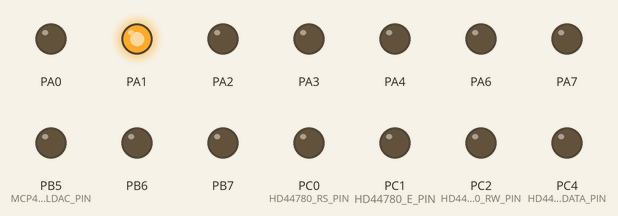
This program was run on a simulated ATmega128, built with avr-gcc and emulated at 10 MHz. On the bench: output pins drawn as LEDs (lit = HIGH). Pins used as bus, display or sensor lines are not drawn.

Above: at 1.0 s.
At 3.0 s:
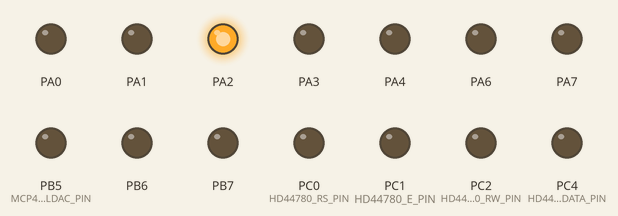
At 5.0 s:
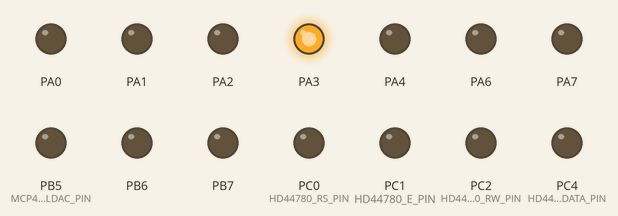
At 7.0 s:
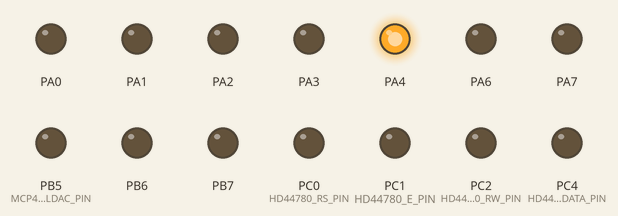
At 9.0 s:
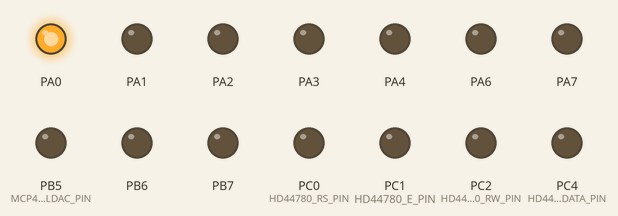
Timing chart, 0 to 13.0 s (numbered marks = the images above):
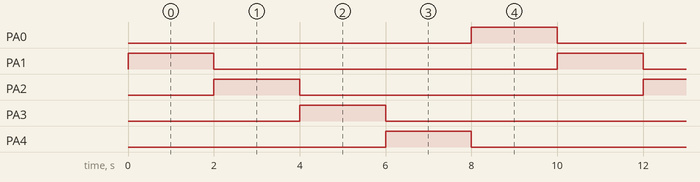

Measured:
- by itself, PA0–4: alternates HIGH for 2.0 s and LOW for 8.0 s
- by itself, everything shown: repeats every 10.0 s, in 5 steps

The program:

SPI_DAC_Example.c
```c
/*
 * SPI_DAC_Example.c
 *
 * Created: 23.10.2011 18:28:15
 *  Edited: 28.07.2015 01:13:12
 *  Author: Denis Vasilkovsky
 *
 *   About: Пример взаимодействия с внейшней микросхемой ЦАП MCP4921 по
 *          интерфейсу SPI. МК последовательно устанавливает 5 разных значений
 *          напряжения с интервалом в 2 секунды. Чтобы добавить немного интерактивчика
 *          дополнительно загораются светодиоды PA-PA5.
 *
 *    Note: На плате должны быть включены переключатели DAC-CS, DAC-LD, MOSI, SCK.
 */

#include <avr/io.h>
#define F_CPU 10000000UL
#include <util/delay.h>
#include "spi.h"
#include "mcp492x.h"

int main(void)
{
	int t = 0;
    DDRB = 0xFF;

	SpiConfig_t spi_config = {
		.master = SPI_MASTER_MODE,
		.clk    = SPI_SCK_F_DIV_4,
		.mode   = SPI_MODE_00,
		.order  = SPI_DATA_ORDER_MSB_FIRST,
	};

	spi_init(&spi_config);
	spi_enable();

	mcp492x_init();
	Mcp492xConfig_t dac_config = {
		.buf     = MCP492X_BUFFER_OFF,
		.channel = MCP492X_CHANNEL_A,
		.gain    = MCP492X_OUTGAIN_1x,
		.shdn    = MCP492X_SHDN_OFF,
	};
	mcp492x_set_config(&dac_config);

	DDRC = 0xFF;
	DDRA = 0xff;
	PORTA = 1;

	while (1) {
		t += 1023;
		PORTA <<= 1;
		if (t > 4095) {
			t = 0;
			PORTA = 1;
		}
		mcp492x_write_data(t);
		_delay_ms(2000);
	}
}
```

hd44780.c
```c
/*
 * hd44780.c
 *
 * Created: 11-Aug-15 23:45:48
 *  Author: Денис Васильковский
 */

#include "hd44780.h"
#include <util/delay.h>

/* функция передачи тетрады в жки. передается
младшая тетрада входного байта */
void hd44780_putnibble(char t) {
    t <<= HD44780_DATA_PIN;
    HD44780_E_SET;
	const char port_mask1 = (1 << HD44780_DATA_PIN) - 1;
	const char port_mask2 = (1 << (HD44780_DATA_PIN + HD44780_DATA_WIDTH)) - 1;
    HD44780_DATA_PORT &=~(port_mask1 ^ port_mask2);
    HD44780_DATA_PORT |= t;
    HD44780_E_CLR;
    HD44780_PUTNIBBLE_DELAY;
}

/* функция передачи байта в жки.
char c - сам байт
char rs - переменная, указывающая что передается:
     rs = 0 - команда (устанавливается линия RS)
	 rs = 1 - данные (сбрасывается линия RS) */
void hd44780_putbyte(char c, char rs) {
	if (rs == HD44780_COMMAND)
		HD44780_RS_CLR;
	else
		HD44780_RS_SET;
	#if (HD44780_DATA_WIDTH == 4)
    hd44780_putnibble(c >> 4);
    hd44780_putnibble(c);
	#else
    HD44780_E_SET;
    HD44780_DATA_PORT = c;
    HD44780_E_CLR;
    HD44780_PUTNIBBLE_DELAY;
	#endif
}

/* функция очистки дисплея и возврата
курсора в начальную позицию*/
void hd44780_clear() {
	hd44780_putbyte(0x01, HD44780_COMMAND);
	_delay_us(1500);
}

/* функция перемещения курсора в заданную позицию
col - номер знакоместа по горизонтальной оси (от 0 до 15)
row - номер строки (0 или 1) */
void hd44780_gotoxy(char col, char row) {
	char adr = 0x40 * (row & 1) + col;
	adr |= HD44780_GOTO_CMD;
	hd44780_putbyte(adr, HD44780_COMMAND);
}

/* функция перемещения курсора в начальную
позицию (0, 0) */
void hd44780_home() {
	hd44780_putbyte(0x02, HD44780_COMMAND);
}

static void port_init() {
	const char port_mask1 = (1 << HD44780_DATA_PIN) - 1;
	const char port_mask2 = (1 << (HD44780_DATA_PIN + HD44780_DATA_WIDTH)) - 1;
	volatile unsigned char* data_ddr = &HD44780_DATA_PORT - 1;
	*data_ddr |= port_mask1 ^ port_mask2;
	HD44780_DATA_PORT &=~(port_mask1 ^ port_mask2);

	volatile unsigned char* rs_ddr = &HD44780_RS_PORT - 1;
	*rs_ddr |= 1 << HD44780_RS_PIN;
	HD44780_RS_PORT &=~(1 << HD44780_RS_PIN);

	volatile unsigned char* e_ddr = &HD44780_E_PORT - 1;
	*e_ddr |= 1 << HD44780_E_PIN;
	HD44780_E_PORT &=~(1 << HD44780_E_PIN);

	volatile unsigned char* rw_ddr = &HD44780_RW_PORT - 1;
	*rw_ddr |= 1 << HD44780_RW_PIN;
	HD44780_RW_PORT &=~(1 << HD44780_RW_PIN);
}

/* функция инициализации работы жки
в 4-битном режиме, без курсора */
void hd44780_init(Hd44780PhysicalParams_t ph,
              Hd44780OutParams_t out,
              Hd44780CursorMode_t cur) {
	port_init();
	_delay_ms(100);
	// Передача команды сброса дисплея WS0001
	HD44780_RS_CLR;
	hd44780_putnibble(0x00);
	_delay_ms(5);
	hd44780_putnibble(0x00);
	_delay_ms(5);
	hd44780_putnibble(0x00);
	_delay_ms(5);
	hd44780_putnibble(0x00);
	_delay_ms(5);
	hd44780_putnibble(0x00);
	_delay_ms(5);

	// Выбор шины, дисплея
	#if (HD44780_DATA_WIDTH == 4)
	hd44780_putnibble(ph >> 4);
	_delay_ms(4.1);
	hd44780_putnibble(ph >> 4);
	_delay_us(100);
	hd44780_putnibble(ph & 0x0f);
	// Здесь должна быть проверка флага занятости
	_delay_ms(10);
	#else
	hd44780_putbyte(ph, HD44780_COMMAND);
	_delay_ms(4.1);
	hd44780_putbyte(ph, HD44780_COMMAND);
	_delay_us(100);
	// Здесь должна быть проверка флага занятости
	_delay_ms(10);
	#endif

	// Display ON/OFF Control
	hd44780_putbyte(CursorOff, HD44780_COMMAND);
	// Здесь должна быть проверка флага занятости
	_delay_ms(10);

	// Очистка дисплея
	hd44780_clear();
	// Здесь должна быть проверка флага занятости
	_delay_ms(10);

	// Режим вывода
	hd44780_putbyte(out, HD44780_COMMAND);

	// Дополнительно: режим работы курсора
	hd44780_putbyte(cur, HD44780_COMMAND);

	// Дополнительно: возврат в координату (0, 0)
	hd44780_home();
}

void hd44780_puts(char* str) {
	while (*str) {
		hd44780_putc(*str++);
	}
}
```

hd44780.h
```c
/*
 * hd44780.h
 *
 * Created: 11-Aug-15 23:38:56
 *  Author: Денис Васильковский
 *
 *   About: Интерфейсный файл для библиотеки ЖКИ контроллера HD44780 и
 *          совместимого с ним OLED контроллера Winstar.
 *
 *    Todo: Не поддерживается режим чтения данных из дисплея.
 */


#ifndef HD44780_H_
#define HD44780_H_

#include <avr/io.h>

/* эти параметры зависят от аппаратной конфигурации */
#define HD44780_RS_PIN              PC0
#define HD44780_RS_PORT             PORTC
#define HD44780_RW_PIN              PC2
#define HD44780_RW_PORT             PORTC
#define HD44780_E_PIN               PC1
#define HD44780_E_PORT              PORTC
#define HD44780_DATA_PORT           PORTC
#define HD44780_DATA_PIN            PC4
#define HD44780_DATA_WIDTH          4

/* установка лог. "1" на линии E */
#define HD44780_E_SET             ( HD44780_E_PORT  |= (1 << HD44780_E_PIN) )
/* установка лог. "0" на линии E */
#define HD44780_E_CLR             ( HD44780_E_PORT  &=~(1 << HD44780_E_PIN) )
/* установка лог. "1" на линии RS */
#define HD44780_RS_SET            ( HD44780_RS_PORT |= (1 << HD44780_RS_PIN) )
/* установка лог. "0" на линии RS */
#define HD44780_RS_CLR            ( HD44780_RS_PORT &=~(1 << HD44780_RS_PIN) )
/* задержка на передачу данных в контроллер ЖКИ */
#define HD44780_PUTNIBBLE_DELAY     _delay_us(50)

/* макрос, указывающий функции, что
передаются команды */
#define HD44780_COMMAND             0
/* макрос, указывающий функции, что
передаются данные */
#define HD44780_DATA                1

/* типы данных, используемые для инициализации дисплея */

/* физические параметры дисплея */
#define HD44780_PHYSICAL_CMD        (1 << 5)
#define HD44780_5x8MATRIX           (0 << 2)
#define HD44780_5x10MATRIX          (1 << 2)
#define HD44780_1ROW                (0 << 3)
#define HD44780_2ROW                (1 << 3)
#define HD44780_4BIT_BUS            (0 << 4)
#define HD44780_8BIT_BUS            (1 << 4)
/* поддержка русской кодовой страницы WS0001 */
#define HD44780_RUS_FONT_TABLE      (2 << 0)
#if (HD44780_DATA_WIDTH == 4)
#define HD44780_BUS_WIDTH   HD44780_4BIT_BUS
#elif (HD44780_DATA_WIDTH == 8)
#define HD44780_BUS_WIDTH   HD44780_8BIT_BUS
#else
#error Unsupported data bus width
#endif

typedef enum {
	Phys1Row5x8  = HD44780_PHYSICAL_CMD | HD44780_BUS_WIDTH | HD44780_1ROW | HD44780_5x8MATRIX  | HD44780_RUS_FONT_TABLE,
	Phys1Row5x10 = HD44780_PHYSICAL_CMD | HD44780_BUS_WIDTH | HD44780_1ROW | HD44780_5x10MATRIX | HD44780_RUS_FONT_TABLE,
	Phys2Row5x8  = HD44780_PHYSICAL_CMD | HD44780_BUS_WIDTH | HD44780_2ROW | HD44780_5x8MATRIX  | HD44780_RUS_FONT_TABLE,
	Phys2Row5x10 = HD44780_PHYSICAL_CMD | HD44780_BUS_WIDTH | HD44780_2ROW | HD44780_5x10MATRIX | HD44780_RUS_FONT_TABLE,
} Hd44780PhysicalParams_t;

/* направление вывода */
#define HD44780_OUT_CMD             (1 << 2)
#define HD44780_OUT_LEFT_TO_RIGHT   (1 << 1)
#define HD44780_OUT_RIGHT_TO_LEFT   (0 << 1)
typedef enum {
	OutNorm   = HD44780_OUT_CMD | HD44780_OUT_LEFT_TO_RIGHT,
	OutArabic = HD44780_OUT_CMD | HD44780_OUT_RIGHT_TO_LEFT
} Hd44780OutParams_t;

/* варианты отображения курсора */
#define HD44780_CURSOR_MODE_CMD     (1 << 3)
#define HD44780_DISPLAY_ON          (1 << 2)
#define HD44780_DISPLAY_OFF         (0 << 2)
#define HD44780_CURSOR_ON           (1 << 1)
#define HD44780_CURSOR_OFF          (0 << 1)
#define HD44780_BLINK_ON            (1 << 0)
#define HD44780_BLINK_OFF           (0 << 0)

typedef enum {
	DispOff          = HD44780_CURSOR_MODE_CMD | HD44780_DISPLAY_OFF,
	CursorOff        = HD44780_CURSOR_MODE_CMD | HD44780_DISPLAY_ON | HD44780_CURSOR_OFF | HD44780_BLINK_OFF,
	CursorMode1      = HD44780_CURSOR_MODE_CMD | HD44780_DISPLAY_ON | HD44780_CURSOR_ON  | HD44780_BLINK_OFF,
	CursorMode1Blink = HD44780_CURSOR_MODE_CMD | HD44780_DISPLAY_ON | HD44780_CURSOR_ON  | HD44780_BLINK_ON,
	CursorMode2      = HD44780_CURSOR_MODE_CMD | HD44780_DISPLAY_ON | HD44780_CURSOR_OFF | HD44780_BLINK_OFF,
	CursorMode2Blink = HD44780_CURSOR_MODE_CMD | HD44780_DISPLAY_ON | HD44780_CURSOR_OFF | HD44780_BLINK_ON
} Hd44780CursorMode_t;

#define HD44780_GOTO_CMD            (1 << 7)

/* функция передачи байта в жки.
char c - сам байт
char rs - переменная, указывающая что передается:
     rs = 0 - команда (устанавливается линия RS)
	 rs = 1 - данные (сбрасывается линия RS) */
void hd44780_putbyte(char c, char rs);

/* функция очистки дисплея и возврата
курсора в начальную позицию*/
void hd44780_clear();

/* функция перемещения курсора в заданную позицию
col - номер знакоместа по горизонтальной оси (от 0 до 15)
row - номер строки (0 или 1) */
void hd44780_gotoxy(char col, char row);

/* функция перемещения курсора в начальную
позицию (0, 0) */
void hd44780_home();

/* функция инициализации работы жки
в 4-битном режиме, без курсора */
void hd44780_init(Hd44780PhysicalParams_t ph,
                  Hd44780OutParams_t out,
                  Hd44780CursorMode_t cur);

/* функция вывода отдельного байта на текущей позиции */
static inline void hd44780_putc(char x) {
	hd44780_putbyte(x, HD44780_DATA);
}

/* функция вывода стандартной строки на текущей позиции */
void hd44780_puts(char * str);

#endif /* HD44780_H_ */
```

mcp492x.c
```c
/*
 * mcp492x.c
 *
 * Created: 27-Jul-15 21:43:25
 *  Author: d.wsky
 */

#include "mcp492x.h"

#define MCP492X_CS_ENABLE         MCP492X_CS_PORT_REG &= ~(1 << MCP492X_CS_PIN)
#define MCP492X_CS_DISABLE        MCP492X_CS_PORT_REG |=  (1 << MCP492X_CS_PIN)

// хранит конфигурацию между вызовами командами записи в ЦАП
static uint8_t internal_config;

void mcp492x_init()
{
	MCP492X_LDAC_DDR_REG |= 1 << MCP492X_LDAC_PIN;
	MCP492X_CS_DDR_REG   |= 1 << MCP492X_CS_PIN;

	MCP492X_LDAC_HIGH;
	MCP492X_CS_DISABLE;
	MCP492X_LDAC_LOW;
}

void mcp492x_set_config(Mcp492xConfig_t* config)
{
	internal_config = config->channel | config->buf | config->gain | config->shdn;
}

void mcp492x_write_data(uint16_t value)
{
	MCP492X_CS_ENABLE;
	value &= MCP492X_OUTPUT_MASK;
	value |= internal_config << 8;
	spi_write_blocking((uint8_t)(value >> 8));
	spi_write_blocking((uint8_t) value);
	MCP492X_CS_DISABLE;
}
```

mcp492x.h
```c
/*
 * mcp4921.h
 *
 * Created: 27-Jul-15 00:40:39
 *  Author: d.wsky
 */


#ifndef MCP4921_H_
#define MCP4921_H_

#include "spi.h"

/*! \brief Задает местоположение ножки CS ЦАПа.*/
#define MCP492X_CS_PORT_REG       PORTB
#define MCP492X_CS_DDR_REG        DDRB
#define MCP492X_CS_PIN            PB4

/*! \brief Задает местоположение ножки CS ЦАПа.*/
#define MCP492X_LDAC_PORT_REG     PORTB
#define MCP492X_LDAC_DDR_REG      DDRB
#define MCP492X_LDAC_PIN          PB5

/*! \brief Команды управления ножкой LDAC.*/
#define MCP492X_LDAC_HIGH         MCP492X_LDAC_PORT_REG |=  (1 << MCP492X_LDAC_PIN)
#define MCP492X_LDAC_LOW          MCP492X_LDAC_PORT_REG &= ~(1 << MCP492X_LDAC_PIN)
#define MCP492X_LDAC_SEND         do { MCP492X_LDAC_LOW; MCP492X_LDAC_HIGH; } while (0)

/* Специфические битовые позиции протокола обмена данными с ЦАП.*/
#define MCP492X_CHANNEL_POS       7
#define MCP492X_BUFFER_POS        6
#define MCP492X_OUTGAIN_POS       5
#define MCP492X_SHDN_POS          4
/* Маска на выходные данные ЦАП.*/
#define MCP492X_OUTPUT_MASK       0xFFF

/*! \brief С помощью этого типа данных можно выбрать канал преобразования.*/
typedef enum {
	MCP492X_CHANNEL_A = 0 << MCP492X_CHANNEL_POS,  /*!< Для MCP4921 доступен только этот канал.*/
	MCP492X_CHANNEL_B = 1 << MCP492X_CHANNEL_POS,  /*!< Для MCP4922 возможен выбор между каналами.*/
} Mcp492xChannel_t;

/*! \brief С помощью этого типа данных можно выбрать использовать или нет
 * внутренний буфер ЦАП.*/
typedef enum {
	MCP492X_BUFFER_OFF = 0 << MCP492X_BUFFER_POS,  /*!< Входные данные сразу поступают на выход.*/
	MCP492X_BUFFER_ON  = 1 << MCP492X_BUFFER_POS   /*!< Входные данные поступают на выход при низком уровне на LDAC.*/
} Mcp492xBuffer_t;

/*! \brief С помощью этого типа данных можно выбрать использовать или нет
 * выходной усилительный каскад ЦАП.*/
typedef enum {
	MCP492X_OUTGAIN_1x = 1 << MCP492X_OUTGAIN_POS, /*!< Vout = Vref * D / 4096.*/
	MCP492X_OUTGAIN_2x = 0 << MCP492X_OUTGAIN_POS, /*!< Vout = 2 * Vref * D / 4096.*/
} Mcp492xGain_t;

/*! \brief С помощью этого типа данных можно решить, включены ли аналоговые
 * цепи ЦАПа.*/
typedef enum {
	MCP492X_SHDN_OFF = 1 << MCP492X_SHDN_POS,      /*!< ЦАП включен в работу.*/
	MCP492X_SHDN_ON  = 0 << MCP492X_SHDN_POS,      /*!< ЦАП отключен, выход в третьем состоянии.*/
} Mcp492xShutdown_t;

/*! \brief Конфигурация ЦАП.*/
typedef struct {
	Mcp492xChannel_t  channel;
	Mcp492xBuffer_t   buf;
	Mcp492xGain_t     gain;
	Mcp492xShutdown_t shdn;
} Mcp492xConfig_t;

/*! \brief Инициализация ЦАП.

Прежде чем выполнять запись в ЦАП, желательно также его сконфигурировать
в работу с помощью соответствующей функции.*/
void mcp492x_init();

/*! \brief Изменение конфигурации ЦАП.
 *
 * Не производит непосредственного изменения конфигурации микросхемы до тех пор,
 * пока не будут записаны новые данные в ЦАП с помощью соответствующей функции.*/
void mcp492x_set_config(Mcp492xConfig_t* config);

/*! \brief Запись новых данных в ЦАП.
 *
 * Вместе с данными отправляется и новая конфигурация.*/
void mcp492x_write_data(uint16_t value);

#endif /* MCP4921_H_ */
```

spi.c
```c
/*
 * spi.c
 *
 * Created: 16-Jul-15 23:18:34
 *  Author: Denis Vasilkovsky
 */

#include <avr/io.h>
#include "gpio.h"
#include "spi.h"

/* Вспомогательный макрос, который вернет ненулевое значение,
когда завершится текущая приемо-передача.*/
#define TRX_COMPLETE   ( SPSR & (1 << SPIF) )

void spi_init(SpiConfig_t * config) {
	/* Установка выводов MOSI и SCK на вывод */
	gpio_pin_mode_out(SPI_PORT, (1 << SPI_MOSI_PIN) | (1 << SPI_SCK_PIN));
	/* Если использован режим мастера, то нужно ножку SS либо
	переключить на вывод, либо поддерживать высокий уровень.
	В противном случае автоматически включиться режим ведомого*/
	if (config->master == SPI_MASTER_MODE) {
		gpio_pin_mode_out(SPI_PORT, (1 << SPI_SS_PIN));
	}
	/* Включение запрошенного режима SPI */
	SPCR = (config->mode) | (config->clk) | (config->order) | (config->master);
}

/* Функция передачи байта данных outData и приема возвратного байта.*/
unsigned char spi_write_blocking(char outData) {
	/* Начало передачи */
	SPDR = outData;
	/* Ожидание окончания передачи */
	while (!TRX_COMPLETE) {
		// Пустой цикл
	}
	return SPDR;
}
```

spi.h
```c
/*
 * spi.h
 *
 * Created: 16-Jul-15 23:17:37
 *  Author: Denis Vasilkovsky
 *
 *   About: Простой драйвер для модуля SPI. Позволяет произвести инициализацию
 *          модуля и передать данные в блокирующем (синхронном) виде.
 */

#ifndef SPI_H_
#define SPI_H_

#include <avr/io.h>

// Порт, к которому подключены ножки SPI
#define SPI_PORT          GPIO_PORTB
// Вывод ножки MOSI
#define SPI_MOSI_PIN      GPIO_PIN2
// Вывод ножки MISO
#define SPI_SCK_PIN       GPIO_PIN1
// Вывод ножки SS
#define SPI_SS_PIN        GPIO_PIN0

/*! \brief Тип данных, используемый для выбора режима ведущий-ведомый.*/
typedef enum {
	SPI_MASTER_MODE  =   (1 << MSTR), /*!< Режим ведущего.*/
	SPI_SLAVE_MODE   =   (0 << MSTR)  /*!< Режим ведомого (experimental).*/
} SpiMasterSlaveMode_t;

/*! \brief Тип данных, используемый для выбора тактовой скорости соединения.*/
typedef enum {
	SPI_SCK_F_DIV_4   =   (0 << SPR1) | (0 << SPR0), /*!< F_CPU/4.*/
	SPI_SCK_F_DIV_16  =   (0 << SPR1) | (1 << SPR0), /*!< F_CPU/16.*/
	SPI_SCK_F_DIV_64  =   (1 << SPR1) | (0 << SPR0), /*!< F_CPU/64.*/
	SPI_SCK_F_DIV_128 =   (1 << SPR1) | (1 << SPR0)  /*!< F_CPU/128.*/
} SpiClock_t;

/*! \brief Тип данных, используемый для выбора режима тактирования данных.*/
typedef enum {
	SPI_MODE_00       =   (0 << CPOL) | (0 << CPHA), /*!< Исходный уровень - низкий, установка по заднему фронту, выборка - по переднему.*/
	SPI_MODE_01       =   (0 << CPOL) | (1 << CPHA), /*!< Исходный уровень - низкий, установка по переднему фронту, выборка - по заднему.*/
	SPI_MODE_10       =   (1 << CPOL) | (0 << CPHA), /*!< Исходный уровень - высокий, установка по заднему фронту, выборка - по переднему.*/
	SPI_MODE_11       =   (1 << CPOL) | (1 << CPHA), /*!< Исходный уровень - высокий, установка по переднему фронту, выборка - по заднему.*/
} SpiMode_t;

/*! \brief Тип данных, используемый для выбора порядка передачи данных
 * в кадре.*/
typedef enum {
	SPI_DATA_ORDER_MSB_FIRST =  (0 << DORD), /*!< Первым выходит старший бит.*/
	SPI_DATA_ORDER_LSB_FIRST =  (1 << DORD), /*!< Первым выходит младший бит.*/
} SpiDataOrder_t;

/*! \brief Структура, содержащая полную конфигурацию аппаратного модуля SPI.*/
typedef struct {
	SpiMasterSlaveMode_t  master; /*!< Ведущий-ведомый.*/
	SpiClock_t            clk;    /*!< Частота тактирования данных.*/
	SpiMode_t             mode;   /*!< Режим тактирования.*/
	SpiDataOrder_t        order;  /*!< Порядок передачи бит.*/
} SpiConfig_t;

/*! \brief Функция инициализации шины SPI в режиме мастера.*/
void spi_init(SpiConfig_t* config);

/*! \brief Функция включения приемопередатчика в работу.*/
static inline void spi_enable()  { SPCR |=  (1 << SPE); }

/*! \brief Функция отключения приемопередатчика.*/
static inline void spi_disable() { SPCR &= ~(1 << SPE); }

/*! \brief Функция передачи байта данных outData.
 *
 * Использует блокирующее ожидание окончания передачи и возвращает принятый
 * обратно по ножке MOSI байт.
 *
 * \return Возвращает принятый в момент передачи байт.*/
unsigned char spi_write_blocking(char outData);

#endif /* SPI_H_ */
```

Source omitted: gpio.h (8540 bytes)
